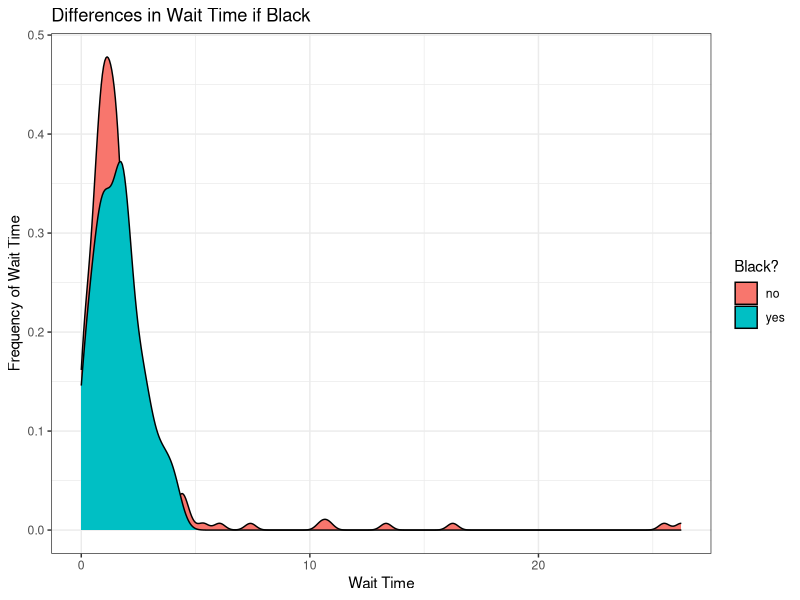
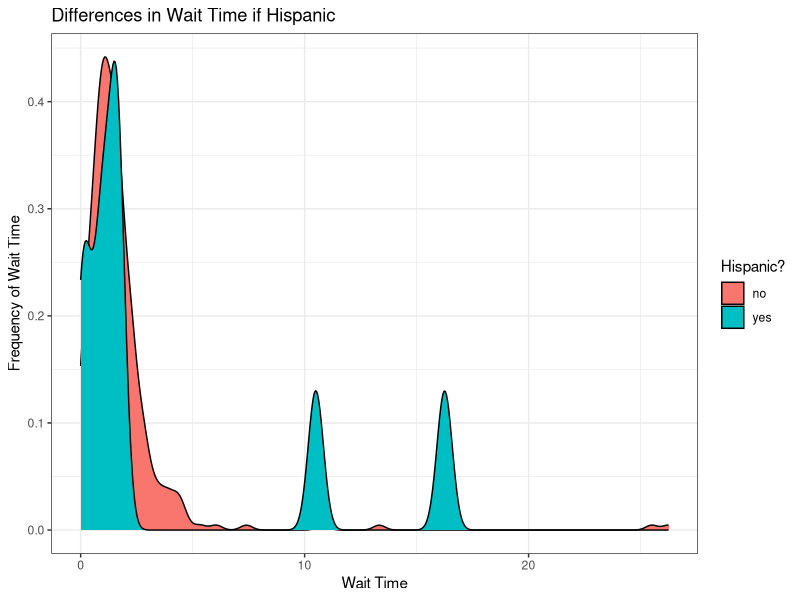
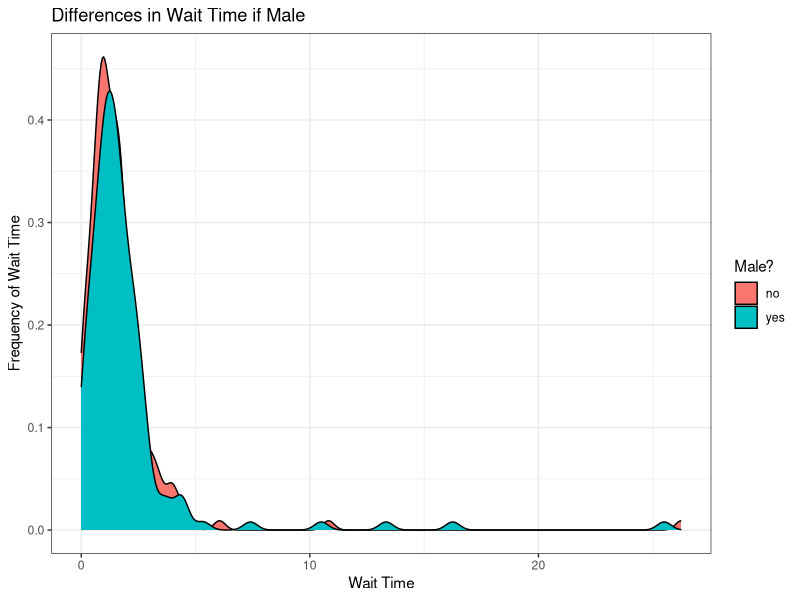
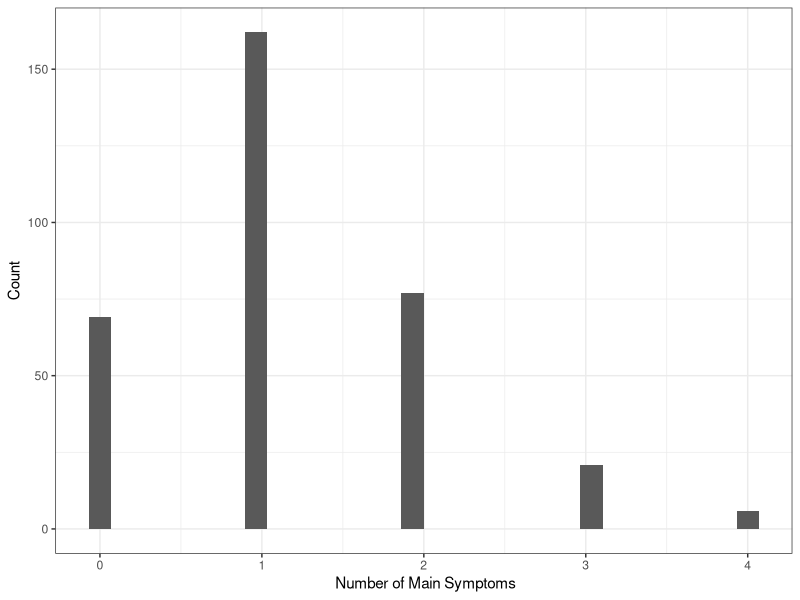
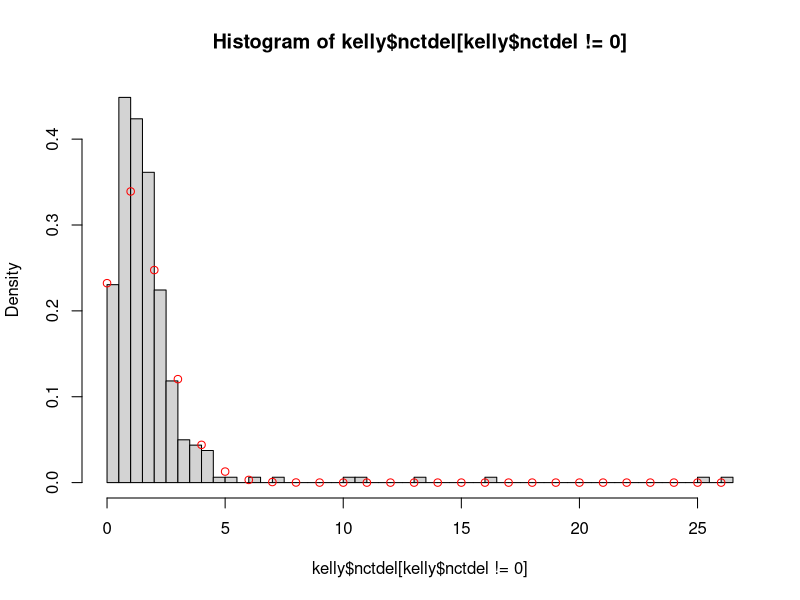
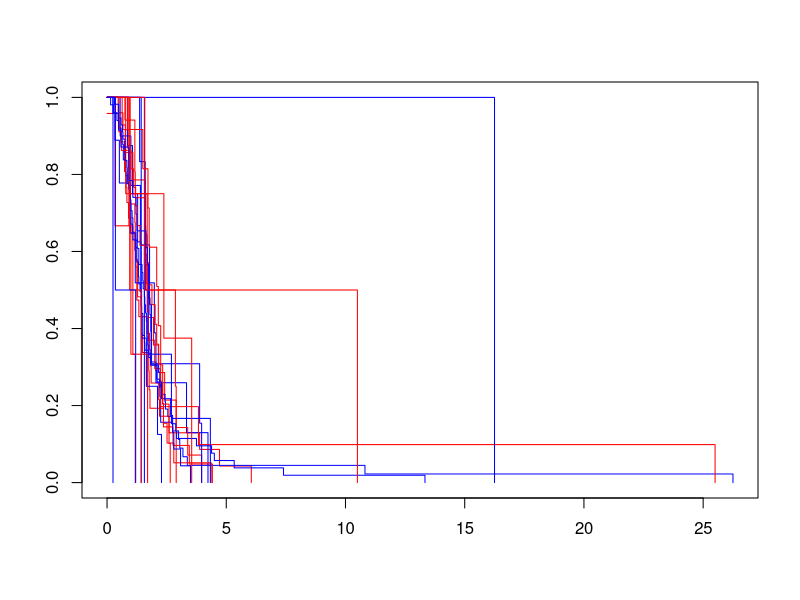

R code for these plots, in order:
## ---- chunk 1
library(dplyr)
library(magrittr)
library(knitr)
library(ggplot2)
## ---- chunk 2
kelly <- read.table("kellydat.txt", header = T)
## ---- chunk 3
kelly <- kelly %>% mutate(count_sn = sn1 + sn2*2 + sn3*3 + all4*4) %>% select(-c(sn1, sn2, sn3, all4))
kable(head(kelly))
## ---- chunk 4

ggplot(kelly, aes(nctdel, group = factor(black), fill = factor(black,labels=c("no", "yes"))),alpha=0.5, adjust=2) + geom_density() + theme_bw() + xlab("Wait Time") + ylab("Frequency of Wait Time") + labs(fill = "Black?") + ggtitle("Differences in Wait Time if Black")

#ggplot(kelly, aes(x=nctdel)) +
#  facet_wrap(~ black) +
#  geom_histogram(aes(y=..count../sum(..count..))) +
#  labs(x = "Average Wait Times in Minutes", y = "Density Estimate")
## ---- chunk 5
ggplot(kelly, aes(nctdel, group = factor(hisp), fill = factor(hisp,labels=c("no", "yes"))),alpha=0.5, adjust=2) + geom_density() + theme_bw() + xlab("Wait Time") + ylab("Frequency of Wait Time") + labs(fill = "Hispanic?") + ggtitle("Differences in Wait Time if Hispanic")
## ---- chunk 6
ggplot(kelly, aes(nctdel, group = factor(male), fill = factor(male,labels=c("no", "yes"))),alpha=0.5, adjust=2) + geom_density() + theme_bw() + xlab("Wait Time") + ylab("Frequency of Wait Time") + labs(fill = "Male?") + ggtitle("Differences in Wait Time if Male")
## ---- chunk 7
(cor(kelly$fail, kelly))
## ---- chunk 8
#hist(kelly$count_sn,breaks=50, xlab = "Number of Main Symptoms") # dist of symptom counts
ggplot(kelly, aes(x=count_sn)) + 
  geom_histogram() +
  theme_bw() +
  xlab(" Number of Main Symptoms") +
  ylab("Count")
## ---- chunk 9
hist(kelly$nctdel[kelly$nctdel!=0.0],breaks=40,freq=F) # dist of wait times (zero wait times removed)
lines(seq(0,26),dpois(seq(0,26),1.46),type="p",col="red") # poisson model, arbitrary lambda
## ---- chunk 10
library(survival)
d2 <- Surv(kelly$nctdel, kelly$fail) #creates a survival object #preprocessed version of the data
km <- survfit(d2 ~ kelly$male + kelly$black + kelly$hisp + kelly$count_sn)
plot(km, col = c("red", "blue"))
print(km)
